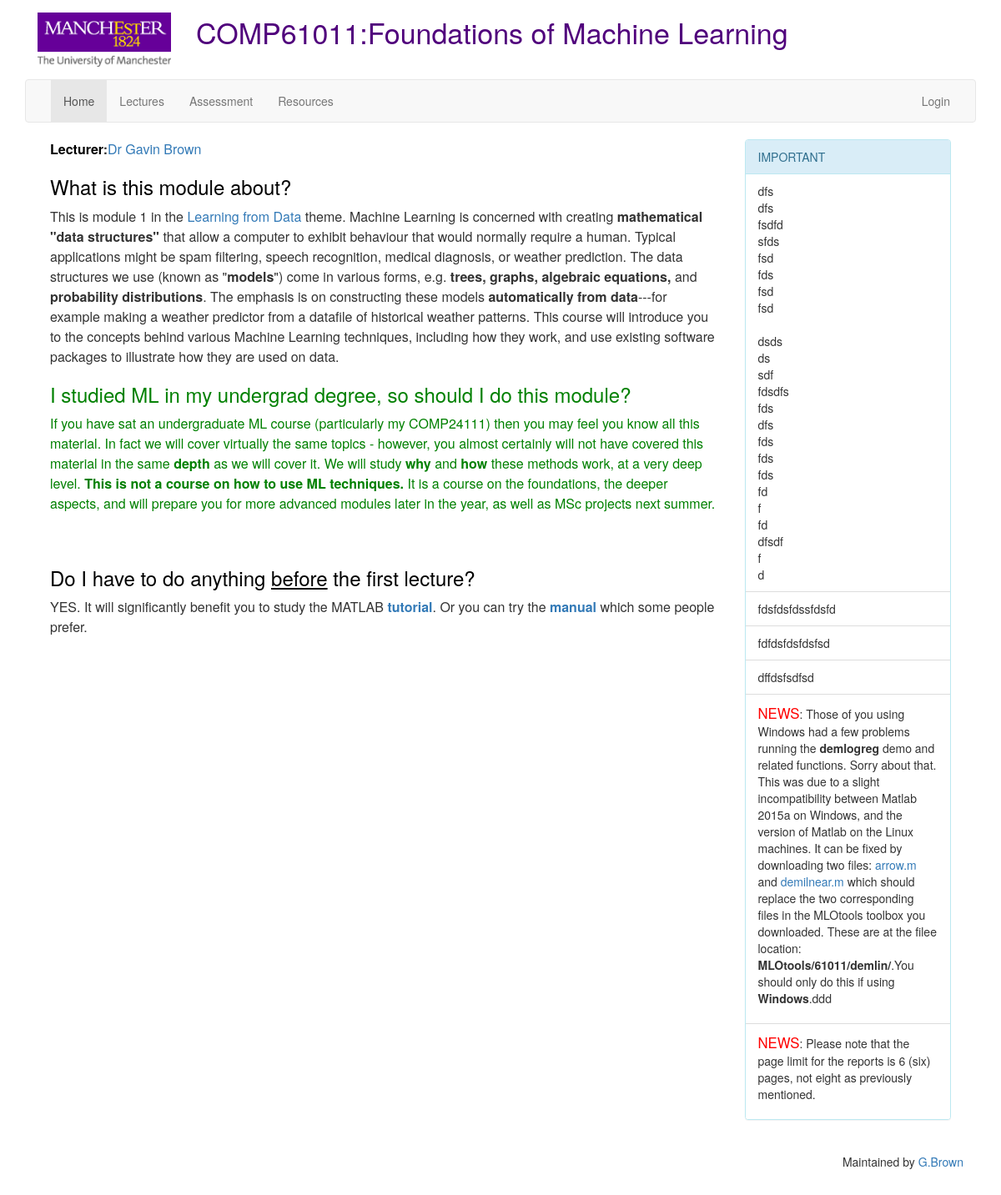
The page / on the database its author committed.
### tables this page shows
CREATE TABLE sidepanel (
    id integer primary key autoincrement,
    item text not null
);

CREATE TABLE contents (
  id integer primary key autoincrement,
  content text not null,
  url text not null
);

### flaskr.py (the view)
@app.route('/')
def show_root():
    cur = g.db.execute('SELECT content,url FROM contents WHERE url="/home";')
    content = [dict(text=row[0], url=row[1]) for row in cur.fetchall()]
    cur = g.db.execute('SELECT item,id FROM sidepanel ORDER BY id DESC;')
    sideitem = [dict(item=row[0], id=row[1]) for row in cur.fetchall()]
    return render_template('home.html', content=content, sideitem=sideitem)

### flaskr.py (called while the page is built)
def connect_db():
    return sqlite3.connect(app.config['DATABASE'])

@app.before_request
def before_request():
    g.db = connect_db()

@app.teardown_request
def teardown_request(exception):
    db = getattr(g, 'db', None)
    if db is not None:
        db.close()

### templates/home.html
{% extends "layout_home.html" %}
{% block content %}
    {% if session.logged_in %}
        <div class="row editable">
        {% for content in content %}
        {{content.text | safe}}
        </div>
        <form id="update_content" action="{{ url_for('update_content') }}" action="post">
            <div class="row hidden" id="dump">
                <input type="text" id="update_text" name="content">
                <input type="text" id="update_url" name="url" value="{{content.url}}">
            </div>
            <br>
        </form>
        <form id="create_side" action="{{ url_for('create_side') }}" action="post">
            <div class="row hidden" id="dump">
                <input type="text" id="side_create_text" name="item">
            </div>
            <br>
        </form>
        <form id="update_side" action="{{ url_for('update_side') }}" action="post">
            <div class="row hidden" id="dump">
                <input type="text" id="side_update_text" name="item">
                <input type="text" id="side_update_id" name="id">
            </div>
            <br>
        </form>
        <form id="delete_side" action="{{ url_for('delete_side') }}" action="post">
            <div class="row hidden" id="dump">
                <input type="text" id="side_delete_id" name="id">
            </div>
            <br>
        </form>
        {% endfor %}
    {% else %}
        {% for content in content %}
        {{content.text | safe}}
        {% endfor %}
    {% endif %}
{% endblock %}

### templates/layout_home.html (shortened to what this page needs)
<!DOCTYPE html>
<html>
<head>
    <link rel="stylesheet" href="https://maxcdn.bootstrapcdn.com/font-awesome/4.4.0/css/font-awesome.min.css">
    <link rel="stylesheet" href="http://yui.yahooapis.com/pure/0.6.0/grids-responsive-min.css">
    <link href="../static/bower_components/bootstrap/dist/css/bootstrap.min.css" rel="stylesheet">
    <link href="../static/css/styles.css" rel="stylesheet">
</head>
<body>
    <div class="container">
        <header class="container-fluid visible-md-block visible-lg-block">
            <div class="row">
                <div class="col-sm-2">
                    <div class="logo">
                        <a href="http://www.manchester.ac.uk/"><img src="../static/img/logo.png" class="img-responsive" alt="The University of Manchester"></a>
                    </div>
                </div>
                <div class="col-sm-10">
                    <span class="page-title">COMP61011:Foundations of Machine Learning</span>
                </div>
            </div>
        </header>
        <nav class="navbar navbar-default">
            <div class="container-fluid">
                <div class="collapse navbar-collapse" id="menu-items">
                    <ul class="nav navbar-nav">
                        <li class="active"><a href="#">Home<span class="sr-only">(current)</span></a></li>
                        <li><a href="#">Lectures</a></li>
                        <li><a href="#">Assessment</a></li>
                        <li><a href="#">Resources</a></li>
                    </ul>
                    <ul class="nav navbar-nav navbar-right">
                        {% if session.logged_in %}
                        <li><a href="#" class="edit_mode"><i title="Go to edit" class="fa fa-pencil"></i></a></li>
                        <li><a href="#" class="view_mode"><i title="Go to view" class="fa fa-eye"></i></a></li>
                        <li class="dropdown">
                            <a href="#" class="dropdown-toggle" data-toggle="dropdown" role="button" aria-haspopup="true" aria-expanded="false">Hello, {{username}} <span class="caret"></span></a>
                            <ul class="dropdown-menu">
                                <li><a href="{{url_for('logout')}}">Logout</a></li>
                            </ul>
                        </li>
                        {% else %}
                        <li><a href="{{ url_for('login') }}">Login</a></li>
                        {% endif %}
                    </ul>
                </div>
            </div>
        </nav>
        <div class="container-fluid ">
            <div class="side-panel col-sm-3 pull-right">
                <div class="panel panel-info">
                    <div class="panel-heading">IMPORTANT</div>
                    <ul class="list-group">
                        {% for item in sideitem %}
                        <li class="list-group-item" id="side_item_{{item.id}}">
                            {{ item.item | safe }}
                        </li>
                        {% endfor %}
                    </ul>
                </div>
            </div>
            <div class="col-sm-9 content">
                {% block content %}{% endblock %}
            </div>
        </div>
    </div>
    <div class="footer container">
        <div class="container-fluid pull-right">
            <p>Maintained by <a href="http://www.cs.man.ac.uk/~gbrown/">G.Brown</a></p>
        </div>
    </div>
</body>
</html>

### static/css/styles.css (style rules this page uses)
body { margin-bottom: 10px; }
h1, .h1, h2, .h2, h3, .h3, h4, .h4, h5, .h5, h6, .h6 { font-family: "Helvetica Neue", Helvetica, Arial, sans-serif; color: #000; }
header { margin-top: 15px; margin-bottom: 15px; }
.page-title { padding-left: auto; padding-right: auto; padding-top: 10px; font-size: 34px; color: #50007c; cursor: pointer; }
.content { font-size: 16px; line-height: 1.5; }
.footer { margin-top: 20px; margin-bottom: 20px; }
.wysiwyg-font-size-larger { font-size: larger; }
.wysiwyg-color-black { color: #000; }
.wysiwyg-color-red { color: red; }
.wysiwyg-color-green { color: green; }

### rows shown on the page
sidepanel: item "dfs dfs fsdfd sfds fsd fds fsd fsd dsds ds sdf fdsdfs fds dfs fds fds fds fd f fd dfsdf f d"
sidepanel: item "fdsfdsfdssfdsfd"
sidepanel: item "fdfdsfdsfdsfsd"
sidepanel: item "dffdsfsdfsd"
sidepanel: item "NEWS : Those of you using Windows had a few problems running the demlogreg demo and related functions. Sorry about that. This was due to a slight incompatibility between Matlab 2015a on Windows, and the version of Matlab on the Linux machines. It can be fixed by downloading two files: arrow.m and demilnear.m which should replace the two corresponding files in the MLOtools toolbox you downloaded. These are at the filee location: MLOtools/61011/demlin/ .You should only do this if using Windows .ddd"
sidepanel: item "NEWS : Please note that the page limit for the reports is 6 (six) pages, not eight as previously mentioned."
contents: text "Lecturer : Dr Gavin Brown What is this module about? This is module 1 in the Learning from Data theme. Machine Learning is concerned with creating mathematical \"data structures\" that allow a computer to exhibit behaviour that would normally require a human. Typical applications might be spam filtering, speech recognition, medical diagnosis, or weather prediction. The data structures we use (known as \" models \") come in various forms, e.g. trees, graphs, algebraic equations, and probability distributions . The emphasis is on constructing these models automatically from data ---for example making a weather predictor from a datafile of historical weather patterns. This course will introduce…"
